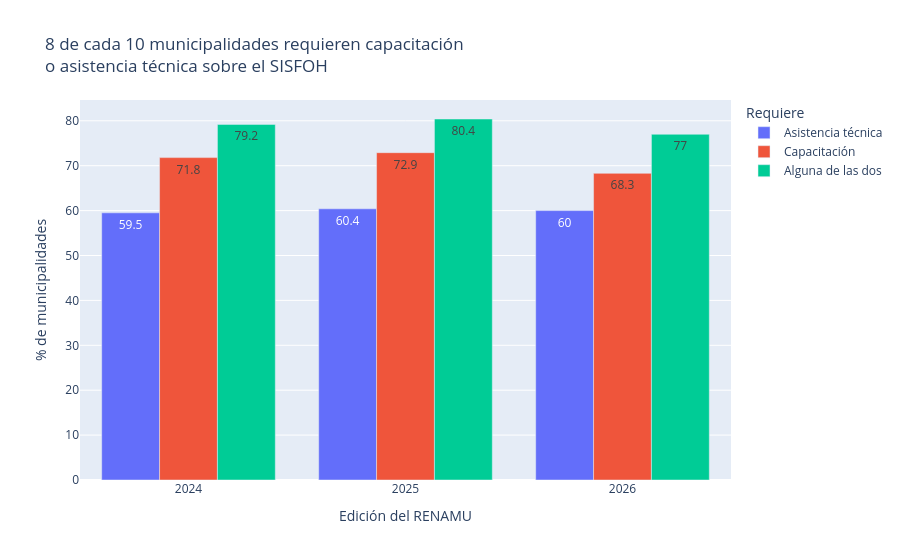

Notebook cell for this chart:
### Markdown cell above
### Hallazgo 1: la necesidad de capacitación y asistencia técnica es generalizada y persistente

Cerca de 8 de cada 10 municipalidades declaran que requieren capacitación o asistencia técnica sobre la operatividad del SISFOH (79,2 % en 2024; 80,4 % en 2025 y 77,0 % en 2026). La capacitación es la necesidad más frecuente (entre 68 % y 73 %), por encima de la asistencia técnica (alrededor de 60 %).

Además, la necesidad no es pasajera: el 53,9 % de las municipalidades la declaró en las tres ediciones y solo el 2,8 % no la declaró en ninguna.

### Code cell
# % de municipalidades que requieren apoyo, por año
ETIQUETAS = {"requiere_asistencia": "Asistencia técnica",
             "requiere_capacitacion": "Capacitación",
             "requiere_alguna": "Alguna de las dos"}

por_anio = (renamu.groupby("anio")[list(ETIQUETAS)].mean() * 100).round(1).rename(columns=ETIQUETAS)
por_anio.index = por_anio.index.astype(str)

fig = px.bar(por_anio, y=list(ETIQUETAS.values()), barmode="group", text_auto=True,
             labels={"anio": "Edición del RENAMU", "value": "% de municipalidades", "variable": "Requiere"},
             title="8 de cada 10 municipalidades requieren capacitación<br>o asistencia técnica sobre el SISFOH")
fig.show()

### Figure 1 — Plotly figure (JSON) as saved in the notebook; plotly's stock layout.template omitted (floating-point values rounded to 4 significant figures)
{"data": [{"alignmentgroup": "True", "hovertemplate": "Requiere=Asistencia técnica<br>Edición del RENAMU=%{x}<br>% de municipalidades=%{y}<extra></extra>", "legendgroup": "Asistencia técnica", "marker": {"color": "#636efa", "pattern": {"shape": ""}}, "name": "Asistencia técnica", "offsetgroup": "Asistencia técnica", "orientation": "v", "showlegend": true, "textposition": "auto", "texttemplate": "%{y}", "type": "bar", "x": ["2024", "2025", "2026"], "xaxis": "x", "y": [59.5, 60.4, 60.0], "yaxis": "y"}, {"alignmentgroup": "True", "hovertemplate": "Requiere=Capacitación<br>Edición del RENAMU=%{x}<br>% de municipalidades=%{y}<extra></extra>", "legendgroup": "Capacitación", "marker": {"color": "#EF553B", "pattern": {"shape": ""}}, "name": "Capacitación", "offsetgroup": "Capacitación", "orientation": "v", "showlegend": true, "textposition": "auto", "texttemplate": "%{y}", "type": "bar", "x": ["2024", "2025", "2026"], "xaxis": "x", "y": [71.8, 72.9, 68.3], "yaxis": "y"}, {"alignmentgroup": "True", "hovertemplate": "Requiere=Alguna de las dos<br>Edición del RENAMU=%{x}<br>% de municipalidades=%{y}<extra></extra>", "legendgroup": "Alguna de las dos", "marker": {"color": "#00cc96", "pattern": {"shape": ""}}, "name": "Alguna de las dos", "offsetgroup": "Alguna de las dos", "orientation": "v", "showlegend": true, "textposition": "auto", "texttemplate": "%{y}", "type": "bar", "x": ["2024", "2025", "2026"], "xaxis": "x", "y": [79.2, 80.4, 77.0], "yaxis": "y"}], "layout": {"barmode": "group", "legend": {"title": {"text": "Requiere"}, "tracegroupgap": 0}, "title": {"text": "8 de cada 10 municipalidades requieren capacitación<br>o asistencia técnica sobre el SISFOH"}, "xaxis": {"anchor": "y", "domain": [0, 1], "title": {"text": "Edición del RENAMU"}}, "yaxis": {"anchor": "x", "domain": [0, 1], "title": {"text": "% de municipalidades"}}}}
